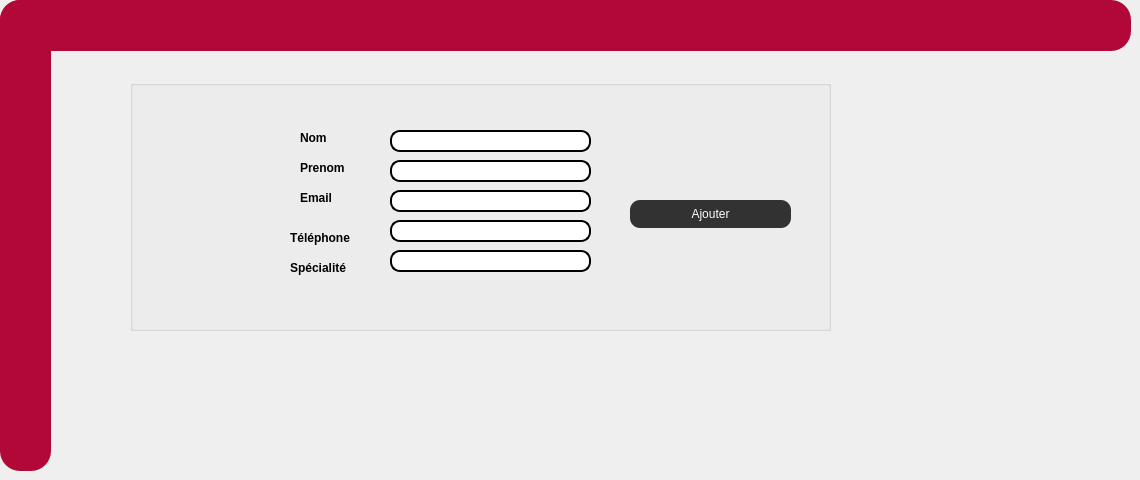
      <widget class="QWidget" name="tab_3">
       <attribute name="title">
        <string>ajouter</string>
       </attribute>
       <widget class="QLabel" name="label_redEq">
        <property name="geometry">
         <rect>
          <x>0</x>
          <y>0</y>
          <width>1131</width>
          <height>51</height>
         </rect>
        </property>
        <property name="styleSheet">
         <string notr="true">color:white;

background:#b20837;
border-radius:20px;</string>
        </property>
        <property name="text">
         <string/>
        </property>
       </widget>
       <widget class="QLabel" name="label_RedEq2_18">
        <property name="geometry">
         <rect>
          <x>0</x>
          <y>0</y>
          <width>51</width>
          <height>471</height>
         </rect>
        </property>
        <property name="styleSheet">
         <string notr="true">color:white;

background:#b20837;
border-radius:20px;</string>
        </property>
        <property name="text">
         <string/>
        </property>
       </widget>
       <widget class="QGroupBox" name="groupBox_4">
        <property name="geometry">
         <rect>
          <x>130</x>
          <y>80</y>
          <width>701</width>
          <height>251</height>
         </rect>
        </property>
        <property name="title">
         <string/>
        </property>
        <widget class="QLineEdit" name="lineEdit_4">
         <property name="geometry">
          <rect>
           <x>260</x>
           <y>50</y>
           <width>201</width>
           <height>22</height>
          </rect>
         </property>
         <property name="styleSheet">
          <string notr="true">border: 2px solid black;
border-radius: 10px;
padding: 0 8px;
background: white;
selection-background-color: gray;</string>
         </property>
        </widget>
        <widget class="QLineEdit" name="lineEdit_7">
         <property name="geometry">
          <rect>
           <x>260</x>
           <y>80</y>
           <width>201</width>
           <height>22</height>
          </rect>
         </property>
         <property name="styleSheet">
          <string notr="true">border: 2px solid black;
border-radius: 10px;
padding: 0 8px;
background: white;
selection-background-color: gray;</string>
         </property>
        </widget>
        <widget class="QLineEdit" name="lineEdit_8">
         <property name="geometry">
          <rect>
           <x>260</x>
           <y>110</y>
           <width>201</width>
           <height>22</height>
          </rect>
         </property>
         <property name="styleSheet">
          <string notr="true">border: 2px solid black;
border-radius: 10px;
padding: 0 8px;
background: white;
selection-background-color: gray;</string>
         </property>
        </widget>
        <widget class="QLineEdit" name="lineEdit_10">
         <property name="geometry">
          <rect>
           <x>260</x>
           <y>140</y>
           <width>201</width>
           <height>22</height>
          </rect>
         </property>
         <property name="styleSheet">
          <string notr="true">border: 2px solid black;
border-radius: 10px;
padding: 0 8px;
background: white;
selection-background-color: gray;</string>
         </property>
        </widget>
        <widget class="QLineEdit" name="lineEdit_9">
         <property name="geometry">
          <rect>
           <x>260</x>
           <y>170</y>
           <width>201</width>
           <height>22</height>
          </rect>
         </property>
         <property name="styleSheet">
          <string notr="true">border: 2px solid black;
border-radius: 10px;
padding: 0 8px;
background: white;
selection-background-color: gray;</string>
         </property>
        </widget>
        <widget class="QPushButton" name="pb_ajouter">
         <property name="geometry">
          <rect>
           <x>500</x>
           <y>120</y>
           <width>161</width>
           <height>28</height>
          </rect>
         </property>
         <property name="styleSheet">
          <string notr="true">QPushButton{
    color:white;
	font: 75 10pt &quot;Source Code Pro&quot;;
	font: 87 7pt &quot;Nexa Rust Sans Black 01&quot;;
    background-color: rgb(51, 50, 50);
background:  rgb(51, 50, 50);
border-radius:10px;
}
QPushButton:hover
{
color:white;

background:#b20837;
border-radius:10px;
}
</string>
         </property>
         <property name="text">
          <string>Ajouter</string>
         </property>
        </widget>
        <widget class="QLabel" name="label_7">
         <property name="geometry">
          <rect>
           <x>170</x>
           <y>50</y>
           <width>55</width>
           <height>16</height>
          </rect>
         </property>
         <property name="font">
          <font>
           <pointsize>9</pointsize>
           <weight>75</weight>
           <bold>true</bold>
          </font>
         </property>
         <property name="text">
          <string>Nom</string>
         </property>
        </widget>
        <widget class="QLabel" name="label_8">
         <property name="geometry">
          <rect>
           <x>170</x>
           <y>80</y>
           <width>55</width>
           <height>16</height>
          </rect>
         </property>
         <property name="font">
          <font>
           <pointsize>9</pointsize>
           <weight>75</weight>
           <bold>true</bold>
          </font>
         </property>
         <property name="text">
          <string>Prenom</string>
         </property>
        </widget>
        <widget class="QLabel" name="label_11">
         <property name="geometry">
          <rect>
           <x>170</x>
           <y>110</y>
           <width>55</width>
           <height>16</height>
          </rect>
         </property>
         <property name="font">
          <font>
           <pointsize>9</pointsize>
           <weight>75</weight>
           <bold>true</bold>
          </font>
         </property>
         <property name="text">
          <string>Email</string>
         </property>
        </widget>
        <widget class="QLabel" name="label_9">
         <property name="geometry">
          <rect>
           <x>160</x>
           <y>150</y>
           <width>71</width>
           <height>16</height>
          </rect>
         </property>
         <property name="font">
          <font>
           <pointsize>9</pointsize>
           <weight>75</weight>
           <bold>true</bold>
          </font>
         </property>
         <property name="text">
          <string>Téléphone</string>
         </property>
        </widget>
        <widget class="QLabel" name="label_10">
         <property name="geometry">
          <rect>
           <x>160</x>
           <y>180</y>
           <width>71</width>
           <height>16</height>
          </rect>
         </property>
         <property name="font">
          <font>
           <pointsize>9</pointsize>
           <weight>75</weight>
           <bold>true</bold>
          </font>
         </property>
         <property name="text">
          <string>Spécialité</string>
         </property>
        </widget>
       </widget>
      </widget>
